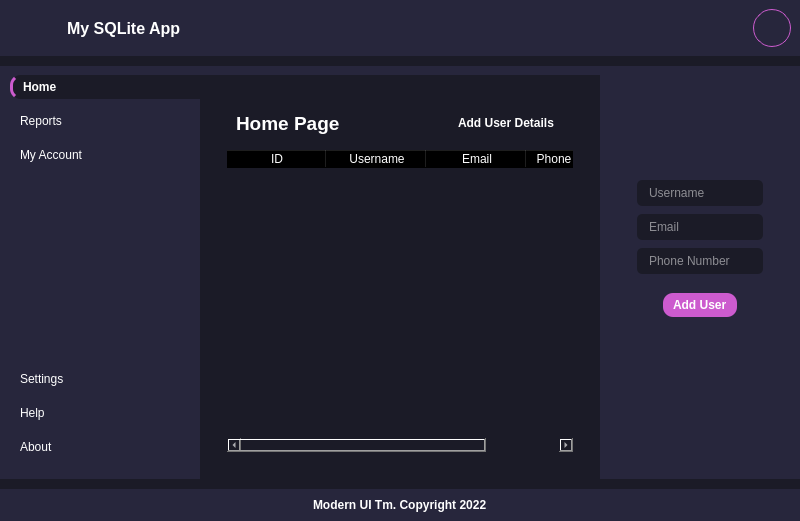
<?xml version="1.0" encoding="UTF-8"?>
<ui version="4.0">
 <class>MainWindow</class>
 <widget class="QMainWindow" name="MainWindow">
  <property name="geometry">
   <rect>
    <x>0</x>
    <y>0</y>
    <width>800</width>
    <height>521</height>
   </rect>
  </property>
  <property name="windowTitle">
   <string>MainWindow</string>
  </property>
  <property name="styleSheet">
   <string notr="true">*{
	border: none;
	background-color: transparent;
	background: transparent;
	padding: 0;
	margin: 0;
	color: #fff;
}
#centralwidget, #homeBtn, #mainBodyContent, QLineEdit{
	background-color: #1b1b27;
}

#header, #mainBody, #footer{
	background-color: #27263c;
}

#pushButton{
	border: 1px solid #cc5bce;
	border-radius: 19px;
	text-align: center;
}

#addUserBtn{
	background-color: #cc5bce;
	border-radius: 10px;
}

QPushButton{
	text-align: left;
	padding: 5px 10px;
	border-top-left-radius: 10px;
	border-bottom-left-radius: 10px;
}

#homeBtn{
	border-left: 3px solid #cc5bce;
	font-weight: bold;
}

QLineEdit{
	padding: 5px 10px;
	border-radius: 5px;
}

</string>
  </property>
  <widget class="QWidget" name="centralwidget">
   <layout class="QVBoxLayout" name="verticalLayout">
    <property name="spacing">
     <number>10</number>
    </property>
    <property name="leftMargin">
     <number>0</number>
    </property>
    <property name="topMargin">
     <number>0</number>
    </property>
    <property name="rightMargin">
     <number>0</number>
    </property>
    <property name="bottomMargin">
     <number>0</number>
    </property>
    <item alignment="Qt::AlignTop">
     <widget class="QWidget" name="header" native="true">
      <layout class="QHBoxLayout" name="horizontalLayout">
       <property name="spacing">
        <number>0</number>
       </property>
       <property name="leftMargin">
        <number>0</number>
       </property>
       <property name="topMargin">
        <number>0</number>
       </property>
       <property name="rightMargin">
        <number>0</number>
       </property>
       <property name="bottomMargin">
        <number>0</number>
       </property>
       <item alignment="Qt::AlignLeft">
        <widget class="QFrame" name="frame_2">
         <property name="frameShape">
          <enum>QFrame::StyledPanel</enum>
         </property>
         <property name="frameShadow">
          <enum>QFrame::Raised</enum>
         </property>
         <layout class="QHBoxLayout" name="horizontalLayout_4">
          <item alignment="Qt::AlignLeft">
           <widget class="QPushButton" name="menuBtn">
            <property name="cursor">
             <cursorShape>PointingHandCursor</cursorShape>
            </property>
            <property name="text">
             <string/>
            </property>
            <property name="icon">
             <iconset resource="QSS/QSS_Resources.qrc">
              <normaloff>:/icons/Icons/align-justify.png</normaloff>:/icons/Icons/align-justify.png</iconset>
            </property>
            <property name="iconSize">
             <size>
              <width>24</width>
              <height>24</height>
             </size>
            </property>
           </widget>
          </item>
          <item>
           <widget class="QLabel" name="label">
            <property name="font">
             <font>
              <pointsize>12</pointsize>
              <weight>75</weight>
              <bold>true</bold>
             </font>
            </property>
            <property name="text">
             <string>My SQLite App</string>
            </property>
           </widget>
          </item>
         </layout>
        </widget>
       </item>
       <item alignment="Qt::AlignRight">
        <widget class="QFrame" name="frame">
         <property name="frameShape">
          <enum>QFrame::StyledPanel</enum>
         </property>
         <property name="frameShadow">
          <enum>QFrame::Raised</enum>
         </property>
         <layout class="QHBoxLayout" name="horizontalLayout_3">
          <item>
           <widget class="QPushButton" name="pushButton_4">
            <property name="cursor">
             <cursorShape>PointingHandCursor</cursorShape>
            </property>
            <property name="text">
             <string/>
            </property>
            <property name="icon">
             <iconset resource="QSS/QSS_Resources.qrc">
              <normaloff>:/icons/Icons/search.png</normaloff>:/icons/Icons/search.png</iconset>
            </property>
           </widget>
          </item>
          <item>
           <widget class="QPushButton" name="pushButton_3">
            <property name="cursor">
             <cursorShape>PointingHandCursor</cursorShape>
            </property>
            <property name="text">
             <string/>
            </property>
            <property name="icon">
             <iconset resource="QSS/QSS_Resources.qrc">
              <normaloff>:/icons/Icons/bell.png</normaloff>:/icons/Icons/bell.png</iconset>
            </property>
           </widget>
          </item>
          <item>
           <widget class="QPushButton" name="pushButton_2">
            <property name="cursor">
             <cursorShape>PointingHandCursor</cursorShape>
            </property>
            <property name="text">
             <string/>
            </property>
            <property name="icon">
             <iconset resource="QSS/QSS_Resources.qrc">
              <normaloff>:/icons/Icons/activity.png</normaloff>:/icons/Icons/activity.png</iconset>
            </property>
           </widget>
          </item>
          <item>
           <widget class="QPushButton" name="pushButton">
            <property name="minimumSize">
             <size>
              <width>38</width>
              <height>38</height>
             </size>
            </property>
            <property name="maximumSize">
             <size>
              <width>38</width>
              <height>38</height>
             </size>
            </property>
            <property name="cursor">
             <cursorShape>PointingHandCursor</cursorShape>
            </property>
            <property name="text">
             <string/>
            </property>
            <property name="icon">
             <iconset resource="QSS/QSS_Resources.qrc">
              <normaloff>:/icons/Icons/user.png</normaloff>:/icons/Icons/user.png</iconset>
            </property>
            <property name="iconSize">
             <size>
              <width>32</width>
              <height>32</height>
             </size>
            </property>
           </widget>
          </item>
         </layout>
        </widget>
       </item>
      </layout>
     </widget>
    </item>
    <item>
     <widget class="QWidget" name="mainBody" native="true">
      <property name="sizePolicy">
       <sizepolicy hsizetype="Preferred" vsizetype="Expanding">
        <horstretch>0</horstretch>
        <verstretch>0</verstretch>
       </sizepolicy>
      </property>
      <property name="minimumSize">
       <size>
        <width>800</width>
        <height>405</height>
       </size>
      </property>
      <layout class="QHBoxLayout" name="horizontalLayout_2">
       <property name="spacing">
        <number>0</number>
       </property>
       <property name="leftMargin">
        <number>0</number>
       </property>
       <property name="rightMargin">
        <number>0</number>
       </property>
       <property name="bottomMargin">
        <number>0</number>
       </property>
       <item>
        <widget class="QCustomSlideMenu" name="leftMenu" native="true">
         <property name="minimumSize">
          <size>
           <width>200</width>
           <height>0</height>
          </size>
         </property>
         <property name="maximumSize">
          <size>
           <width>0</width>
           <height>16777215</height>
          </size>
         </property>
         <layout class="QVBoxLayout" name="verticalLayout_3">
          <property name="spacing">
           <number>0</number>
          </property>
          <property name="leftMargin">
           <number>0</number>
          </property>
          <property name="topMargin">
           <number>0</number>
          </property>
          <property name="rightMargin">
           <number>0</number>
          </property>
          <property name="bottomMargin">
           <number>20</number>
          </property>
          <item>
           <widget class="QWidget" name="widget" native="true">
            <property name="minimumSize">
             <size>
              <width>200</width>
              <height>376</height>
             </size>
            </property>
            <layout class="QVBoxLayout" name="verticalLayout_4">
             <property name="spacing">
              <number>0</number>
             </property>
             <property name="leftMargin">
              <number>10</number>
             </property>
             <property name="topMargin">
              <number>0</number>
             </property>
             <property name="rightMargin">
              <number>0</number>
             </property>
             <property name="bottomMargin">
              <number>0</number>
             </property>
             <item>
              <widget class="QFrame" name="frame_3">
               <property name="frameShape">
                <enum>QFrame::StyledPanel</enum>
               </property>
               <property name="frameShadow">
                <enum>QFrame::Raised</enum>
               </property>
               <layout class="QVBoxLayout" name="verticalLayout_5">
                <property name="spacing">
                 <number>10</number>
                </property>
                <property name="leftMargin">
                 <number>0</number>
                </property>
                <property name="topMargin">
                 <number>0</number>
                </property>
                <property name="rightMargin">
                 <number>0</number>
                </property>
                <property name="bottomMargin">
                 <number>0</number>
                </property>
                <item>
                 <widget class="QPushButton" name="homeBtn">
                  <property name="cursor">
                   <cursorShape>PointingHandCursor</cursorShape>
                  </property>
                  <property name="styleSheet">
                   <string notr="true">background-color: #1b1b27;</string>
                  </property>
                  <property name="text">
                   <string>Home</string>
                  </property>
                  <property name="icon">
                   <iconset resource="QSS/QSS_Resources.qrc">
                    <normaloff>:/icons/Icons/home.png</normaloff>:/icons/Icons/home.png</iconset>
                  </property>
                 </widget>
                </item>
                <item>
                 <widget class="QPushButton" name="reportsBtn">
                  <property name="cursor">
                   <cursorShape>PointingHandCursor</cursorShape>
                  </property>
                  <property name="text">
                   <string>Reports</string>
                  </property>
                  <property name="icon">
                   <iconset resource="QSS/QSS_Resources.qrc">
                    <normaloff>:/icons/Icons/printer.png</normaloff>:/icons/Icons/printer.png</iconset>
                  </property>
                 </widget>
                </item>
                <item>
                 <widget class="QPushButton" name="accountBtn">
                  <property name="cursor">
                   <cursorShape>PointingHandCursor</cursorShape>
                  </property>
                  <property name="text">
                   <string>My Account</string>
                  </property>
                  <property name="icon">
                   <iconset resource="QSS/QSS_Resources.qrc">
                    <normaloff>:/icons/Icons/user.png</normaloff>:/icons/Icons/user.png</iconset>
                  </property>
                 </widget>
                </item>
               </layout>
              </widget>
             </item>
             <item>
              <spacer name="verticalSpacer">
               <property name="orientation">
                <enum>Qt::Vertical</enum>
               </property>
               <property name="sizeHint" stdset="0">
                <size>
                 <width>20</width>
                 <height>40</height>
                </size>
               </property>
              </spacer>
             </item>
             <item>
              <widget class="QFrame" name="frame_4">
               <property name="frameShape">
                <enum>QFrame::StyledPanel</enum>
               </property>
               <property name="frameShadow">
                <enum>QFrame::Raised</enum>
               </property>
               <layout class="QVBoxLayout" name="verticalLayout_6">
                <property name="spacing">
                 <number>10</number>
                </property>
                <property name="leftMargin">
                 <number>0</number>
                </property>
                <property name="topMargin">
                 <number>0</number>
                </property>
                <property name="rightMargin">
                 <number>0</number>
                </property>
                <property name="bottomMargin">
                 <number>0</number>
                </property>
                <item>
                 <widget class="QPushButton" name="settingsBtn">
                  <property name="cursor">
                   <cursorShape>PointingHandCursor</cursorShape>
                  </property>
                  <property name="text">
                   <string>Settings</string>
                  </property>
                  <property name="icon">
                   <iconset resource="QSS/QSS_Resources.qrc">
                    <normaloff>:/icons/Icons/settings.png</normaloff>:/icons/Icons/settings.png</iconset>
                  </property>
                 </widget>
                </item>
                <item>
                 <widget class="QPushButton" name="helpBtn">
                  <property name="cursor">
                   <cursorShape>PointingHandCursor</cursorShape>
                  </property>
                  <property name="text">
                   <string>Help</string>
                  </property>
                  <property name="icon">
                   <iconset resource="QSS/QSS_Resources.qrc">
                    <normaloff>:/icons/Icons/help-circle.png</normaloff>:/icons/Icons/help-circle.png</iconset>
                  </property>
                 </widget>
                </item>
                <item>
                 <widget class="QPushButton" name="aboutBtn">
                  <property name="cursor">
                   <cursorShape>PointingHandCursor</cursorShape>
                  </property>
                  <property name="text">
                   <string>About</string>
                  </property>
                  <property name="icon">
                   <iconset resource="QSS/QSS_Resources.qrc">
                    <normaloff>:/icons/Icons/info.png</normaloff>:/icons/Icons/info.png</iconset>
                  </property>
                 </widget>
                </item>
               </layout>
              </widget>
             </item>
            </layout>
           </widget>
          </item>
         </layout>
        </widget>
       </item>
       <item>
        <widget class="QWidget" name="mainBodyContent" native="true">
         <layout class="QVBoxLayout" name="verticalLayout_2">
          <item>
           <widget class="QCustomStackedWidget" name="mainPages">
            <widget class="QWidget" name="homePage">
             <layout class="QVBoxLayout" name="verticalLayout_10">
              <item>
               <widget class="QWidget" name="widget_3" native="true">
                <layout class="QVBoxLayout" name="verticalLayout_11">
                 <item>
                  <widget class="QFrame" name="frame_6">
                   <property name="frameShape">
                    <enum>QFrame::StyledPanel</enum>
                   </property>
                   <property name="frameShadow">
                    <enum>QFrame::Raised</enum>
                   </property>
                   <layout class="QHBoxLayout" name="horizontalLayout_6">
                    <item alignment="Qt::AlignLeft">
                     <widget class="QLabel" name="label_8">
                      <property name="font">
                       <font>
                        <family>Segoe UI</family>
                        <pointsize>14</pointsize>
                        <weight>75</weight>
                        <bold>true</bold>
                       </font>
                      </property>
                      <property name="text">
                       <string>Home Page</string>
                      </property>
                     </widget>
                    </item>
                    <item alignment="Qt::AlignRight">
                     <widget class="QPushButton" name="showUserFormBtn">
                      <property name="font">
                       <font>
                        <weight>75</weight>
                        <bold>true</bold>
                       </font>
                      </property>
                      <property name="cursor">
                       <cursorShape>PointingHandCursor</cursorShape>
                      </property>
                      <property name="text">
                       <string>Add User Details</string>
                      </property>
                      <property name="icon">
                       <iconset resource="QSS/QSS_Resources.qrc">
                        <normaloff>:/icons/Icons/plus-square.png</normaloff>:/icons/Icons/plus-square.png</iconset>
                      </property>
                      <property name="iconSize">
                       <size>
                        <width>24</width>
                        <height>24</height>
                       </size>
                      </property>
                     </widget>
                    </item>
                   </layout>
                  </widget>
                 </item>
                 <item>
                  <widget class="QTableWidget" name="tableWidget">
                   <column>
                    <property name="text">
                     <string>ID</string>
                    </property>
                   </column>
                   <column>
                    <property name="text">
                     <string>Username</string>
                    </property>
                   </column>
                   <column>
                    <property name="text">
                     <string>Email</string>
                    </property>
                   </column>
                   <column>
                    <property name="text">
                     <string>Phone Number</string>
                    </property>
                   </column>
                  </widget>
                 </item>
                </layout>
               </widget>
              </item>
             </layout>
            </widget>
            <widget class="QWidget" name="accountsPage">
             <widget class="QLabel" name="label_7">
              <property name="geometry">
               <rect>
                <x>240</x>
                <y>140</y>
                <width>131</width>
                <height>61</height>
               </rect>
              </property>
              <property name="font">
               <font>
                <family>Segoe UI</family>
                <pointsize>14</pointsize>
                <weight>75</weight>
                <bold>true</bold>
               </font>
              </property>
              <property name="text">
               <string>Account</string>
              </property>
             </widget>
            </widget>
            <widget class="QWidget" name="settingsPage">
             <widget class="QLabel" name="label_6">
              <property name="geometry">
               <rect>
                <x>200</x>
                <y>140</y>
                <width>131</width>
                <height>61</height>
               </rect>
              </property>
              <property name="font">
               <font>
                <family>Segoe UI</family>
                <pointsize>14</pointsize>
                <weight>75</weight>
                <bold>true</bold>
               </font>
              </property>
              <property name="text">
               <string>Settings</string>
              </property>
             </widget>
            </widget>
            <widget class="QWidget" name="helpPage">
             <widget class="QLabel" name="label_5">
              <property name="geometry">
               <rect>
                <x>210</x>
                <y>160</y>
                <width>131</width>
                <height>61</height>
               </rect>
              </property>
              <property name="font">
               <font>
                <family>Segoe UI</family>
                <pointsize>14</pointsize>
                <weight>75</weight>
                <bold>true</bold>
               </font>
              </property>
              <property name="text">
               <string>Help</string>
              </property>
             </widget>
            </widget>
            <widget class="QWidget" name="aboutPage">
             <widget class="QLabel" name="label_4">
              <property name="geometry">
               <rect>
                <x>190</x>
                <y>110</y>
                <width>131</width>
                <height>61</height>
               </rect>
              </property>
              <property name="font">
               <font>
                <family>Segoe UI</family>
                <pointsize>14</pointsize>
                <weight>75</weight>
                <bold>true</bold>
               </font>
              </property>
              <property name="text">
               <string>About</string>
              </property>
             </widget>
            </widget>
            <widget class="QWidget" name="reportsPage">
             <widget class="QLabel" name="label_3">
              <property name="geometry">
               <rect>
                <x>220</x>
                <y>130</y>
                <width>131</width>
                <height>61</height>
               </rect>
              </property>
              <property name="font">
               <font>
                <family>Segoe UI</family>
                <pointsize>14</pointsize>
                <weight>75</weight>
                <bold>true</bold>
               </font>
              </property>
              <property name="text">
               <string>Reports</string>
              </property>
             </widget>
            </widget>
           </widget>
          </item>
         </layout>
        </widget>
       </item>
       <item>
        <widget class="QCustomSlideMenu" name="rightMenu" native="true">
         <property name="minimumSize">
          <size>
           <width>200</width>
           <height>0</height>
          </size>
         </property>
         <layout class="QVBoxLayout" name="verticalLayout_7">
          <item alignment="Qt::AlignHCenter|Qt::AlignTop">
           <widget class="QWidget" name="widget_2" native="true">
            <property name="minimumSize">
             <size>
              <width>162</width>
              <height>242</height>
             </size>
            </property>
            <layout class="QVBoxLayout" name="verticalLayout_8">
             <item alignment="Qt::AlignHCenter">
              <widget class="QLabel" name="label_2">
               <property name="minimumSize">
                <size>
                 <width>70</width>
                 <height>70</height>
                </size>
               </property>
               <property name="maximumSize">
                <size>
                 <width>70</width>
                 <height>70</height>
                </size>
               </property>
               <property name="text">
                <string/>
               </property>
               <property name="pixmap">
                <pixmap resource="QSS/QSS_Resources.qrc">:/icons/Icons/edit.png</pixmap>
               </property>
               <property name="scaledContents">
                <bool>true</bool>
               </property>
              </widget>
             </item>
             <item>
              <widget class="QFrame" name="frame_5">
               <property name="frameShape">
                <enum>QFrame::StyledPanel</enum>
               </property>
               <property name="frameShadow">
                <enum>QFrame::Raised</enum>
               </property>
               <layout class="QVBoxLayout" name="verticalLayout_9">
                <item>
                 <widget class="QLineEdit" name="userName">
                  <property name="placeholderText">
                   <string>Username</string>
                  </property>
                 </widget>
                </item>
                <item>
                 <widget class="QLineEdit" name="email">
                  <property name="placeholderText">
                   <string>Email</string>
                  </property>
                 </widget>
                </item>
                <item>
                 <widget class="QLineEdit" name="phoneNo">
                  <property name="placeholderText">
                   <string>Phone Number</string>
                  </property>
                 </widget>
                </item>
               </layout>
              </widget>
             </item>
             <item alignment="Qt::AlignHCenter">
              <widget class="QPushButton" name="addUserBtn">
               <property name="font">
                <font>
                 <weight>75</weight>
                 <bold>true</bold>
                </font>
               </property>
               <property name="cursor">
                <cursorShape>PointingHandCursor</cursorShape>
               </property>
               <property name="text">
                <string>Add User</string>
               </property>
               <property name="icon">
                <iconset resource="QSS/QSS_Resources.qrc">
                 <normaloff>:/icons/Icons/file-plus.png</normaloff>:/icons/Icons/file-plus.png</iconset>
               </property>
               <property name="iconSize">
                <size>
                 <width>24</width>
                 <height>24</height>
                </size>
               </property>
              </widget>
             </item>
            </layout>
           </widget>
          </item>
         </layout>
        </widget>
       </item>
      </layout>
     </widget>
    </item>
    <item>
     <widget class="QWidget" name="footer" native="true">
      <layout class="QHBoxLayout" name="horizontalLayout_5">
       <item alignment="Qt::AlignHCenter">
        <widget class="QLabel" name="label_9">
         <property name="font">
          <font>
           <family>Segoe UI</family>
           <weight>75</weight>
           <bold>true</bold>
          </font>
         </property>
         <property name="text">
          <string>Modern UI Tm. Copyright 2022</string>
         </property>
        </widget>
       </item>
      </layout>
     </widget>
    </item>
   </layout>
  </widget>
 </widget>
 <customwidgets>
  <customwidget>
   <class>QCustomSlideMenu</class>
   <extends>QWidget</extends>
   <header location="global">Custom_Widgets.Widgets.h</header>
   <container>1</container>
  </customwidget>
  <customwidget>
   <class>QCustomStackedWidget</class>
   <extends>QStackedWidget</extends>
   <header location="global">Custom_Widgets.Widgets.h</header>
   <container>1</container>
  </customwidget>
 </customwidgets>
 <resources>
  <include location="QSS/QSS_Resources.qrc"/>
 </resources>
 <connections/>
</ui>
